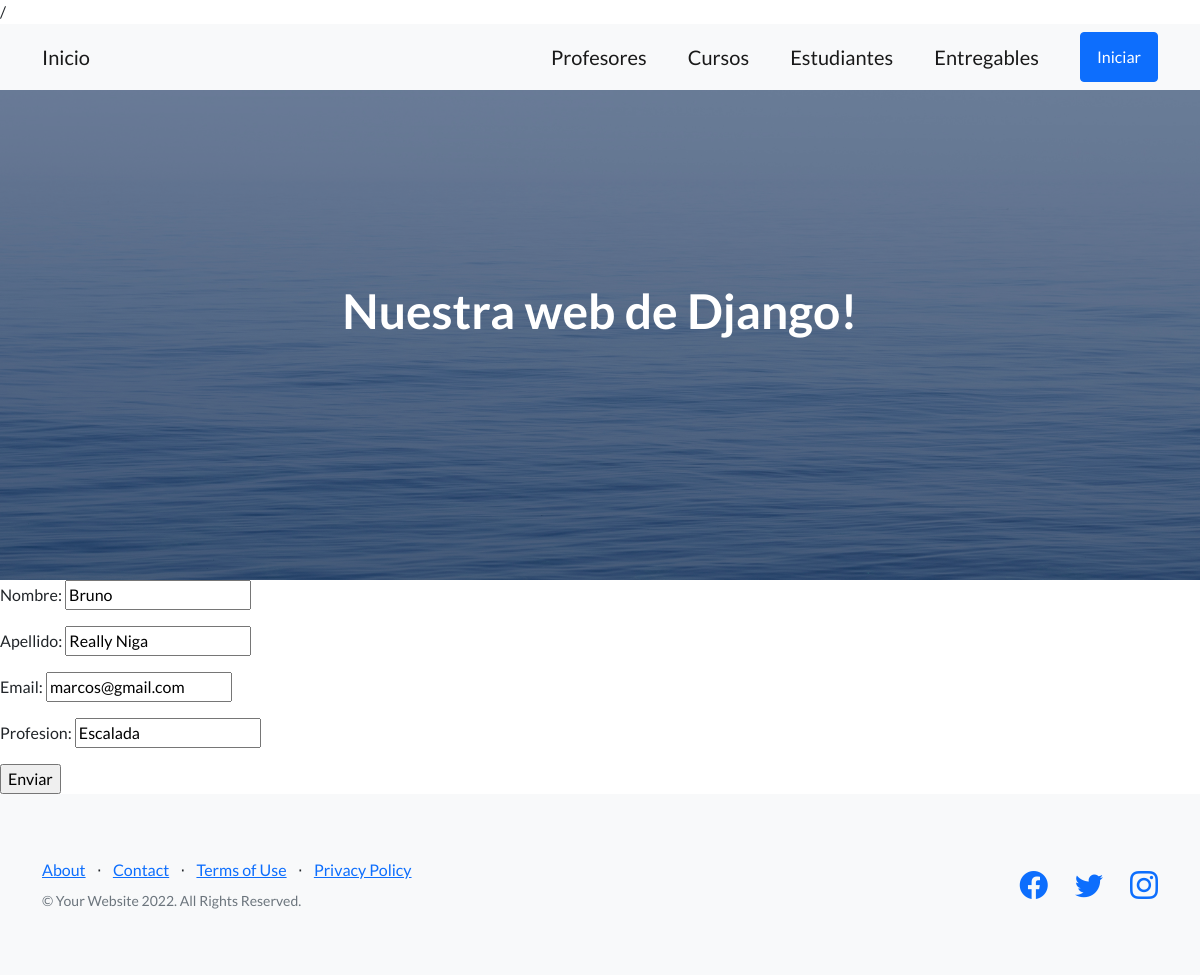
Page /app_coder/editarprofesor/3 on the committed database.
### app_coder/models.py (models this page shows, shortened)
class Profesor(models.Model):
    nombre = models.CharField(max_length=50)
    apellido = models.CharField(max_length=50)
    email = models.EmailField( max_length=254)
    profesion = models.CharField( max_length=50)

### app_coder/views.py (the view)
# urls.py: path('editarprofesor/<int:id>', editarprofesor, name = "EditarProfesor"),
def editarprofesor(request,id):
    print("method:",request.method)
    print("request:",request.POST)
    profesor = Profesor.objects.get(id = id)
    if request.method == "POST":
        miFormulario = ProfesorFormulario(request.POST)
        if miFormulario.is_valid():
            data = miFormulario.cleaned_data
        profesor.nombre = data['nombre']
        profesor.apellido = data['apellido']
        profesor.email = data['email']
        profesor.profesion = data['profesion']
        profesor.save()
        return render(request,"inicio.html")
    else:
        miFormulario = ProfesorFormulario(initial={
            'nombre': profesor.nombre,
            'apellido': profesor.apellido,
            'email': profesor.email,
            'profesion': profesor.profesion,
        })
    return render(request,"editarProfesor.html",{"miFormulario":miFormulario,'id':profesor.id})

### app_coder/forms.py
class ProfesorFormulario(forms.Form):
    nombre = forms.CharField(max_length=50)
    apellido = forms.CharField(max_length=50)
    email = forms.EmailField( max_length=254)
    profesion = forms.CharField( max_length=50)

### app_coder/templates/editarProfesor.html
{% extends 'padre.html' %}
{% load static %}
{% block bloquecambia  %}
    <form action="{% url 'EditarProfesor' id %}" method="POST"> {% csrf_token %}
       {{miFormulario.as_p}}
        <input type="submit" value="Enviar">
    </form>
{% endblock bloquecambia  %}

### rows in the picture
Profesor: nombre "Bruno", apellido "Really Niga", email "marcos@gmail.com", profesion "Escalada"
